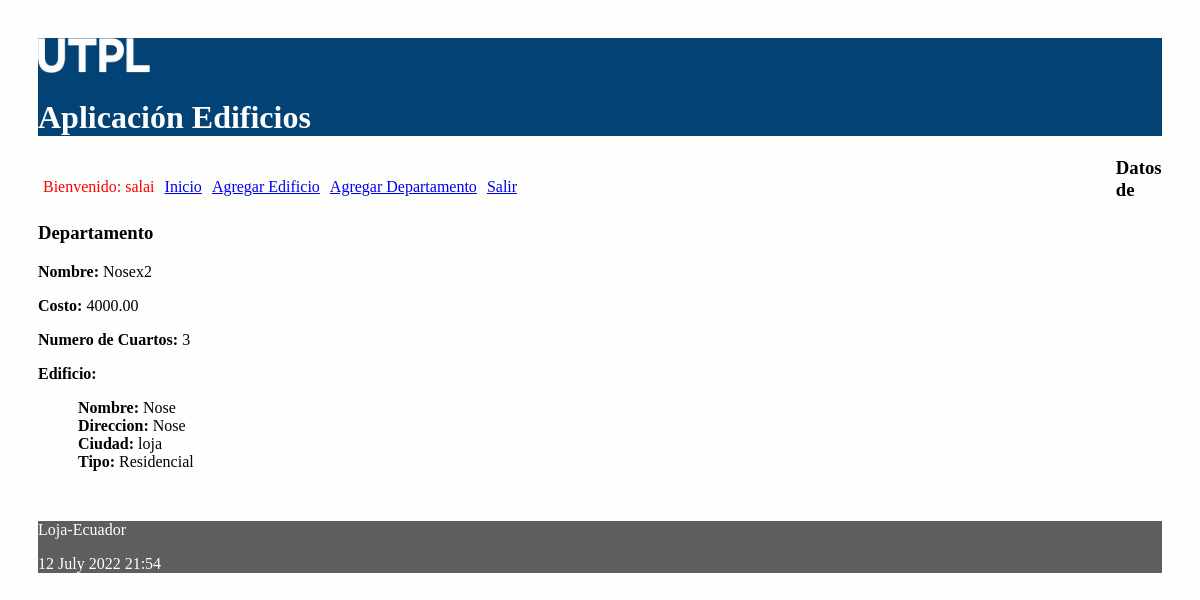
Page /departamento/1 (signed in) on the committed database.
### administrativo/models.py (models this page shows, shortened)
class Departamento(models.Model):
    nombre_propietario = models.CharField(max_length=30)
    costo = models.DecimalField(max_digits=100, decimal_places=2)
    numero_cuartos = models.IntegerField()
    edificio = models.ForeignKey(Edificio, on_delete=models.CASCADE,
            related_name="los_departamentos")

class Edificio(models.Model):
    nombre = models.CharField(max_length=30)
    direccion = models.CharField(max_length=30)
    ciudad = models.CharField(max_length=30)
    tipo_opciones = (('Residencial', 'Residencial'),
                ('Comercial','Comercial'))
    tipo = models.CharField(max_length=30 ,choices=tipo_opciones)

### administrativo/views.py (the view)
# urls.py: path('departamento/<int:id>', views.obtener_departamento,
@login_required(login_url='/entrando/login/')
def obtener_departamento(request, id):
    departamento = Departamento.objects.get(pk=id)
    informacion_template = {'departamento':departamento}
    return render(request, 'obtener_departamento.html', informacion_template)

### administrativo/templates/obtener_departamento.html
{% extends "master.html" %}
{% block content %}
<h3>Datos de Departamento</h3>
<p><b>Nombre: </b>{{departamento.nombre_propietario}}</p>
<p><b>Costo: </b>{{departamento.costo}}</p>
<p><b>Numero de Cuartos: </b>{{departamento.numero_cuartos}}</p>
<p><b>Edificio:
    <dd> Nombre: </b>{{departamento.edificio.nombre}}
    <b><dd>Direccion: </b> {{departamento.edificio.direccion}}
    <b><dd>Ciudad: </b>{{departamento.edificio.ciudad}}
    <b><dd>Tipo: </b>{{departamento.edificio.tipo}}
    </p>
<br/>
{% endblock %}

### administrativo/templates/master.html (shortened to what this page needs)
<!DOCTYPE html>
<html>
  <head>
    {% load static %}
    <link rel="stylesheet" type="text/css" href="{% static 'css/estilos.css' %}">
    <link rel="stylesheet" type="text/css" href="https://cdn.datatables.net/1.10.25/css/jquery.dataTables.min.css">
  </head>
  <body>
  <header>
    <img src="{% static 'images/logo.png' %}" height="10%" width="10%" alt="My image">
    <h1>Aplicación Edificios</h1>
    <nav class="top_menu">
      <ul>
        {% if user.is_authenticated %}
          <li> <span class="nombre_usuario"> Bienvenido: {{user.username}} </span></li>
        {% endif %}
        <li><a href="{% url 'index' %}">Inicio</a></li>
        <li><a href="{% url 'crear_edificio' %}">Agregar Edificio</a></li>
        <li><a href="{% url 'crear_departamento' %}">Agregar Departamento</a></li>
        {% if user.is_authenticated %}
        <li><a href="{% url 'logout_view' %}">Salir</a></li>
        {% else %}
        <li>[<a href="{% url 'login' %}">Ingresar</a>]</li>
       {% endif %}
      </ul>
    </nav>
  </header>
  <section>
      {% block content %}
      {% endblock %}
  </section>
  <footer>
    <p>Loja-Ecuador</p>
    <p>{% now "j F Y H:i" %}</p>
  </footer>
  </body>
</html>

### administrativo/static/css/estilos.css (style rules this page uses)
body { background: #FEFEFD; padding: 30px; }
header { background: #034275; color: #FFF; }
section { width: 100%; }
.nombre_usuario { color: red; }
.top_menu ul { list-style:none; float:left; padding: 5px; width:95%; }
.top_menu ul li { float:left; margin-right:10px; margin-bottom:5px; text: #FFF; }
footer { background: #5E5E5E; color: #FFF; }

### rows in the picture
Departamento: nombre_propietario "Nosex2", costo "4000.00", numero_cuartos "3", edificio.nombre "Nose", edificio.direccion "Nose", edificio.ciudad "loja", edificio.tipo "Residencial"

### other values in the picture
{{ user.username }} "salai"
